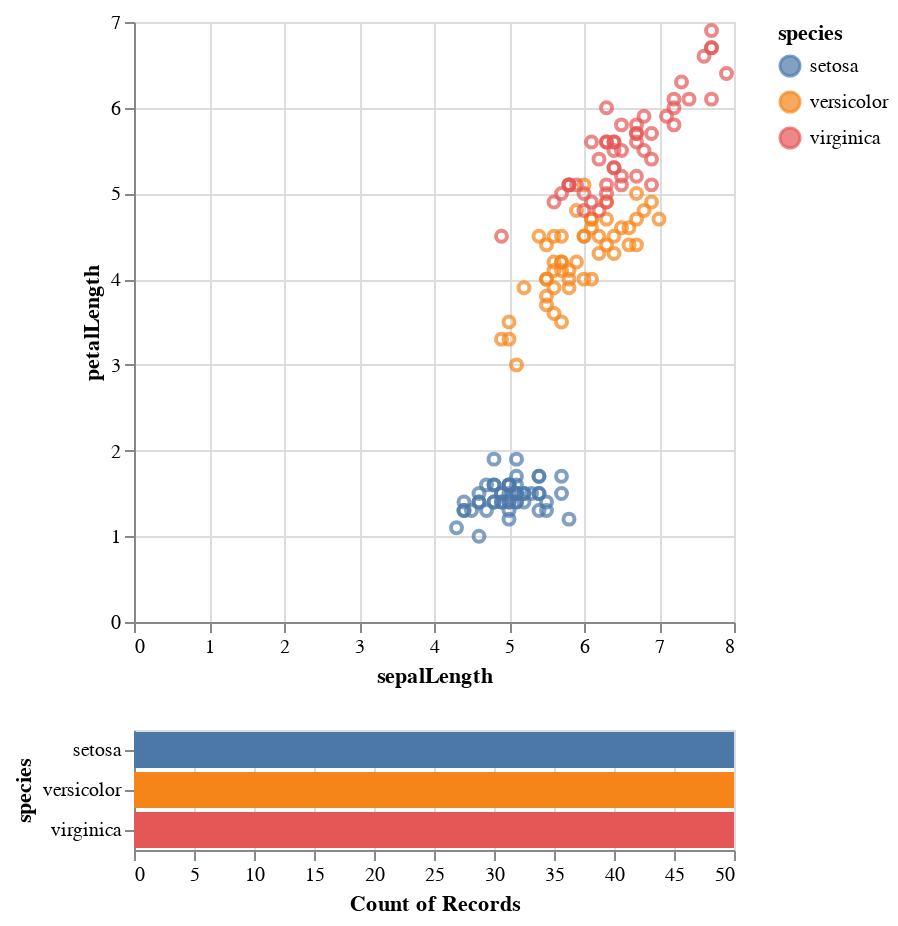

Notebook code cell kept with this figure:
### Code cell
points & bar

### Figure 1 — Vega-Lite specification as saved in the notebook (floating-point values rounded to 4 significant figures; data arrays with more than 128 entries replaced by an {"elided": "..."} marker saying what was removed)
{"config": {"view": {"continuousWidth": 300, "continuousHeight": 300}}, "vconcat": [{"mark": {"type": "point"}, "encoding": {"color": {"field": "species", "type": "nominal"}, "tooltip": [{"field": "sepalLength", "type": "quantitative"}, {"field": "petalLength", "type": "quantitative"}], "x": {"field": "sepalLength", "type": "quantitative"}, "y": {"field": "petalLength", "type": "quantitative"}}, "name": "view_4"}, {"mark": {"type": "bar"}, "encoding": {"color": {"field": "species", "type": "nominal"}, "x": {"aggregate": "count", "field": "species", "type": "quantitative"}, "y": {"field": "species", "type": "nominal"}}, "transform": [{"filter": {"param": "param_42"}}]}], "data": {"name": "data-5492ad92962bad06c6c3f4c2fd78919a"}, "params": [{"name": "param_42", "select": {"type": "interval"}, "views": ["view_4"]}], "$schema": "https://vega.github.io/schema/vega-lite/v5.20.1.json", "datasets": {"data-5492ad92962bad06c6c3f4c2fd78919a": {"elided": "150 records"}}}
